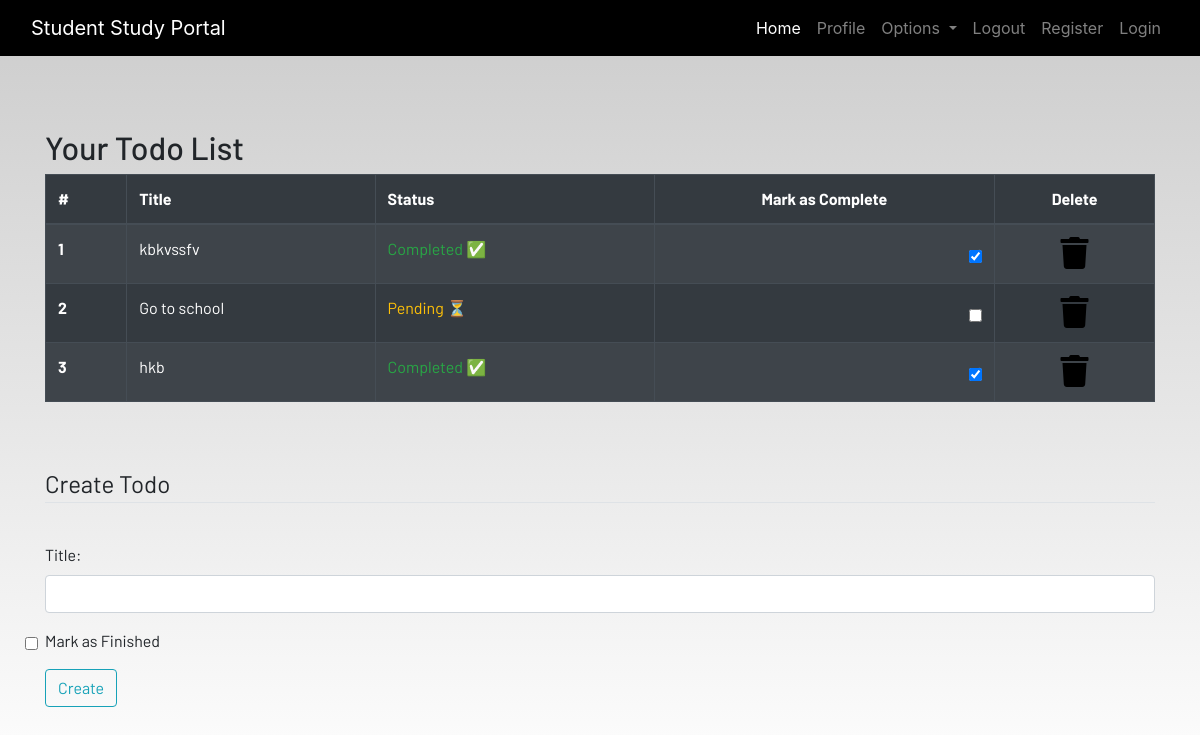
The page /todo/ (signed in) on the database its author committed.
### dashboard/models.py (models this page shows, shortened)
class Todo(models.Model):
    user = models.ForeignKey(User, on_delete=models.CASCADE)
    title = models.CharField(max_length=200)
    is_finished = models.BooleanField(default=False)

### dashboard/views.py (the view)
# urls.py: path('todo/', views.todo, name="todo"),
def todo(request):
    todos = Todo.objects.filter(user=request.user)  # Fetch tasks for logged-in user
    if request.method == 'POST':
        form = TodoForm(request.POST)
        if form.is_valid():
            todo = form.save(commit=False)
            todo.user = request.user
            todo.save()
            messages.success(request, "New task added!")
            return redirect('todo')
    else:
        form = TodoForm()
    context = {'todos': todos, 'form': form}
    return render(request, 'dashboard/todo.html', context)

### dashboard/forms.py
class TodoForm(forms.ModelForm):
    class Meta:
        model = Todo
        fields = ['title', 'is_finished']
        widgets = {
            'title': forms.TextInput(attrs={'class': 'form-control'}),
            'is_finished': forms.CheckboxInput(attrs={'class': 'form-check-input'}),
        }

### dashboard/templates/dashboard/todo.html (shortened to what this page needs)
{% extends 'dashboard/base.html' %}
{% load static %}
{% block content %}
<div class="container">
    <h2 class="mt-4">Your Todo List</h2>
    <table class="table table-striped table-bordered table-hover table-dark">
        <thead>
            <tr>
                <th scope="col">#</th>
                <th scope="col">Title</th>
                <th scope="col">Status</th>
                <th scope="col" class="text-center">Mark as Complete</th>
                <th scope="col" class="text-center">Delete</th>
            </tr>
        </thead>
        <tbody>
            {% for task in todos %}
            <tr>
                <th scope="row">{{ forloop.counter }}</th>
                <td>{{ task.title }}</td>
                <td>
                    {% if task.is_finished %}
                        <span class="text-success">Completed ✅</span>
                    {% else %}
                        <span class="text-warning">Pending ⏳</span>
                    {% endif %}
                </td>
                <td class="text-center align-middle">
                    <form method="POST" action="{% url 'update-todo' task.id %}">
                        <div class="form-check d-flex justify-content-end align-items-center">
                            <input class="form-check-input" type="checkbox"
                                   value="1" {% if task.is_finished %} checked {% endif %}
                                   id="task-{{ task.id }}" onchange="this.form.submit();">
                            <label class="form-check-label text-light ms-2" for="task-{{ task.id }}">
                            </label>
                        </div>
                    </form>
                </td>
                <td class="text-center">
                    <a href="{% url 'delete-todo' task.id %}" class="text-danger">
                        <i class="fa fa-trash fa-2x"></i>
                    </a>
                </td>
            </tr>
            {% empty %}
            <tr>
                <td colspan="5" class="text-center">No tasks available.</td>
            </tr>
            {% endfor %}
        </tbody>
    </table>
</div><br><br>
<div class="container">
    <form method="POST">
        <fieldset class="form-group">
            <legend class="border-bottom mb-4">Create Todo</legend>
        </fieldset>
        <div class="form-group">
            {{ form.title.label_tag }}
            {{ form.title }}
        </div>
        <div class="form-group d-flex justify-content-between align-items-center">
            <label class="form-check-label" for="{{ form.is_finished.id_for_label }}">
                Mark as Finished
            </label>
            {{ form.is_finished }}
        </div>
        <div class="form-group mt-3">
            <button type="submit" class="btn btn-outline-info">Create</button>
        </div>
    </form>
</div>
{% endblock content %}

### dashboard/templates/dashboard/base.html (shortened to what this page needs)
<!DOCTYPE html>
{% load static %}
<html lang="en">
<head>
  <link rel="stylesheet" href="https://stackpath.bootstrapcdn.com/bootstrap/4.3.1/css/bootstrap.min.css"
 />
  <link rel="stylesheet" href="https://use.fontawesome.com/releases/v5.7.2/css/all.css"
 />
  <link rel="stylesheet" href="{% static 'css/main.css' %}" />
</head>
<body>
  <header>
    <nav class="navbar navbar-expand-lg navbar-dark bg-dark">
      <div class="container-fluid">
        <a class="navbar-brand" href="#">Student Study Portal</a>
        <div class="collapse navbar-collapse justify-content-end" id="navbarSupportedContent">
          <ul class="navbar-nav mb-2 mb-lg-0">
            <li class="nav-item">
              <a class="nav-link active" aria-current="page" href="/home">Home</a>
            </li>
            <li class="nav-item">
              <a class="nav-link" href="/profile">Profile</a>
            </li>
            <li class="nav-item dropdown">
              <a class="nav-link dropdown-toggle" href="#" id="navbarDropdown" role="button" data-toggle="dropdown"
                aria-haspopup="true" aria-expanded="false">
                Options
              </a>
            </li>
            <li class="nav-item">
              <a class="nav-link" href="/logout">Logout</a>
            </li>
            <li class="nav-item">
              <a class="nav-link" href="/register">Register</a>
            </li>
            <li class="nav-item">
              <a class="nav-link" href="/login">Login</a>
            </li>
          </ul>
        </div>
      </div>
    </nav>
  </header>
  <br /><br />
  <main>
    {% block content %}
    {% endblock content %}
  </main>
</body>
</html>

### static/css/main.css (style rules this page uses)
html { scroll-behavior: smooth; height: 100%; width: 100%; }
main { font-family: Barlow, Quicksand, Rubik, sans-serif, serif, 'Times New Roman', Times, serif !important; }
.navbar { background-color: rgb(0, 0, 0) !important; }
a { text-decoration: none !important; color: black; }
html, body { max-width: 100%; overflow-x: hidden; height: 100%; width: 100%; }
body { background: linear-gradient(rgba(0, 0, 0, 0.2), rgba(255, 255, 255, 0.5)); overflow-x: hidden; background-repeat: no-repeat; }
.fa { color: black; }

### rows shown on the page
Todo: title "kbkvssfv", shows "Completed ✅", is_finished "☑"
Todo: title "Go to school", shows "Pending ⏳"
Todo: title "hkb", shows "Completed ✅", is_finished "☑"
